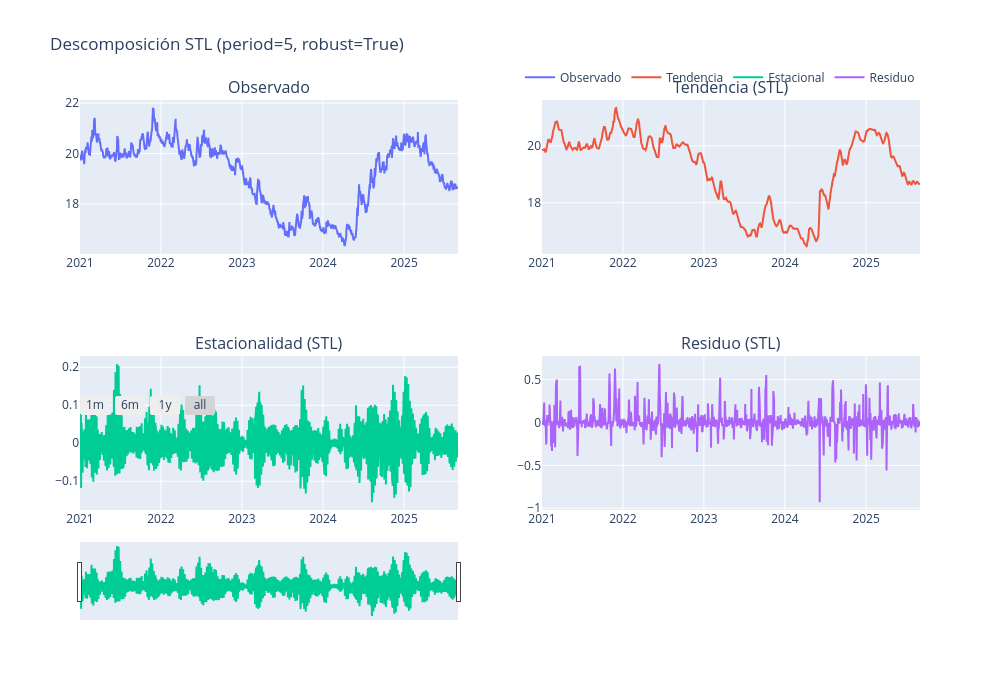

Notebook code for this chart:
### Code cell
fig = make_subplots(
    rows=2, cols=2, shared_xaxes=False,
    subplot_titles=("Observado", "Tendencia (STL)", "Estacionalidad (STL)", "Residuo (STL)")
)

fig.add_trace(go.Scatter(x=df_stl.index, y=df_stl['observado'],  mode='lines', name='Observado'), row=1, col=1)
fig.add_trace(go.Scatter(x=df_stl.index, y=df_stl['tendencia'],  mode='lines', name='Tendencia'), row=1, col=2)
fig.add_trace(go.Scatter(x=df_stl.index, y=df_stl['estacional'], mode='lines', name='Estacional'), row=2, col=1)
fig.add_trace(go.Scatter(x=df_stl.index, y=df_stl['residuo'],    mode='lines', name='Residuo'),   row=2, col=2)

fig.update_xaxes(matches='x')  

if SHOW_RANGESLIDER:
    fig.update_xaxes(rangeslider=dict(visible=True), row=2, col=1)
    fig.update_xaxes(rangeselector=dict(
        buttons=[
            dict(count=1, label="1m", step="month", stepmode="backward"),
            dict(count=6, label="6m", step="month", stepmode="backward"),
            dict(count=1, label="1y", step="year",  stepmode="backward"),
            dict(step="all")
        ]
    ), row=2, col=1)

    fig.update_xaxes(rangeslider=dict(visible=False), row=1, col=1)
    fig.update_xaxes(rangeslider=dict(visible=False), row=1, col=2)
    fig.update_xaxes(rangeslider=dict(visible=False), row=2, col=2)

fig.update_layout(
    title=f"Descomposición STL (period={PERIOD}, robust={ROBUST})",
    height=700, width=1000,
    legend=dict(orientation='h', yanchor='bottom', y=1.02, xanchor='right', x=1)
)

fig.show()

### Figure 1 — Plotly figure (JSON) as saved in the notebook; plotly's stock layout.template omitted (floating-point values rounded to 4 significant figures; data arrays with more than 128 entries replaced by an {"elided": "..."} marker saying what was removed)
{"data": [{"mode": "lines", "name": "Observado", "type": "scatter", "x": {"elided": "1217 str values"}, "xaxis": "x", "y": {"elided": "1217 float values"}, "yaxis": "y"}, {"mode": "lines", "name": "Tendencia", "type": "scatter", "x": {"elided": "1217 str values"}, "xaxis": "x2", "y": {"elided": "1217 float values"}, "yaxis": "y2"}, {"mode": "lines", "name": "Estacional", "type": "scatter", "x": {"elided": "1217 str values"}, "xaxis": "x3", "y": {"elided": "1217 float values"}, "yaxis": "y3"}, {"mode": "lines", "name": "Residuo", "type": "scatter", "x": {"elided": "1217 str values"}, "xaxis": "x4", "y": {"elided": "1217 float values"}, "yaxis": "y4"}], "layout": {"annotations": [{"font": {"size": 16}, "showarrow": false, "text": "Observado", "x": 0.225, "xanchor": "center", "xref": "paper", "y": 1, "yanchor": "bottom", "yref": "paper"}, {"font": {"size": 16}, "showarrow": false, "text": "Tendencia (STL)", "x": 0.775, "xanchor": "center", "xref": "paper", "y": 1, "yanchor": "bottom", "yref": "paper"}, {"font": {"size": 16}, "showarrow": false, "text": "Estacionalidad (STL)", "x": 0.225, "xanchor": "center", "xref": "paper", "y": 0.375, "yanchor": "bottom", "yref": "paper"}, {"font": {"size": 16}, "showarrow": false, "text": "Residuo (STL)", "x": 0.775, "xanchor": "center", "xref": "paper", "y": 0.375, "yanchor": "bottom", "yref": "paper"}], "height": 700, "legend": {"orientation": "h", "x": 1, "xanchor": "right", "y": 1.02, "yanchor": "bottom"}, "title": {"text": "Descomposición STL (period=5, robust=True)"}, "width": 1000, "xaxis": {"anchor": "y", "domain": [0, 0.45], "matches": "x", "rangeslider": {"visible": false}}, "xaxis2": {"anchor": "y2", "domain": [0.55, 1], "matches": "x", "rangeslider": {"visible": false}}, "xaxis3": {"anchor": "y3", "domain": [0, 0.45], "matches": "x", "rangeselector": {"buttons": [{"count": 1, "label": "1m", "step": "month", "stepmode": "backward"}, {"count": 6, "label": "6m", "step": "month", "stepmode": "backward"}, {"count": 1, "label": "1y", "step": "year", "stepmode": "backward"}, {"step": "all"}]}, "rangeslider": {"visible": true}}, "xaxis4": {"anchor": "y4", "domain": [0.55, 1], "matches": "x", "rangeslider": {"visible": false}}, "yaxis": {"anchor": "x", "domain": [0.625, 1]}, "yaxis2": {"anchor": "x2", "domain": [0.625, 1]}, "yaxis3": {"anchor": "x3", "domain": [0, 0.375]}, "yaxis4": {"anchor": "x4", "domain": [0, 0.375]}}}
